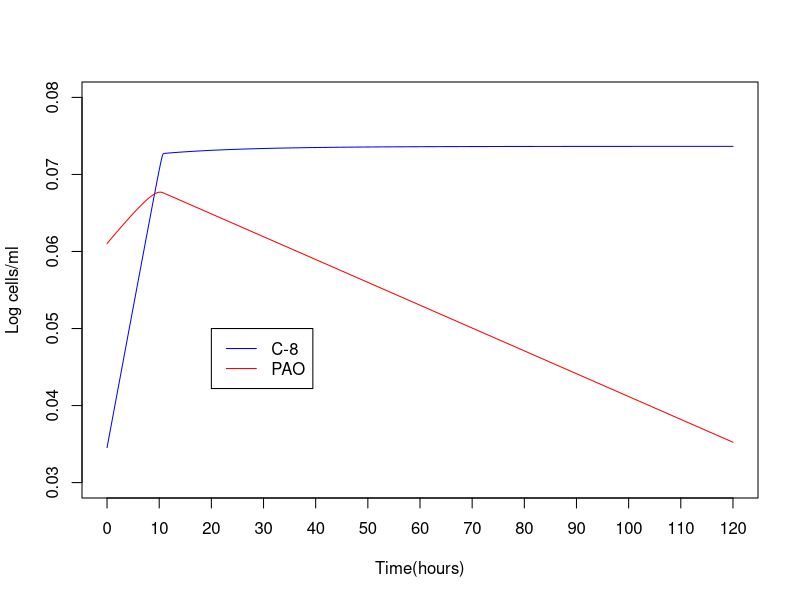
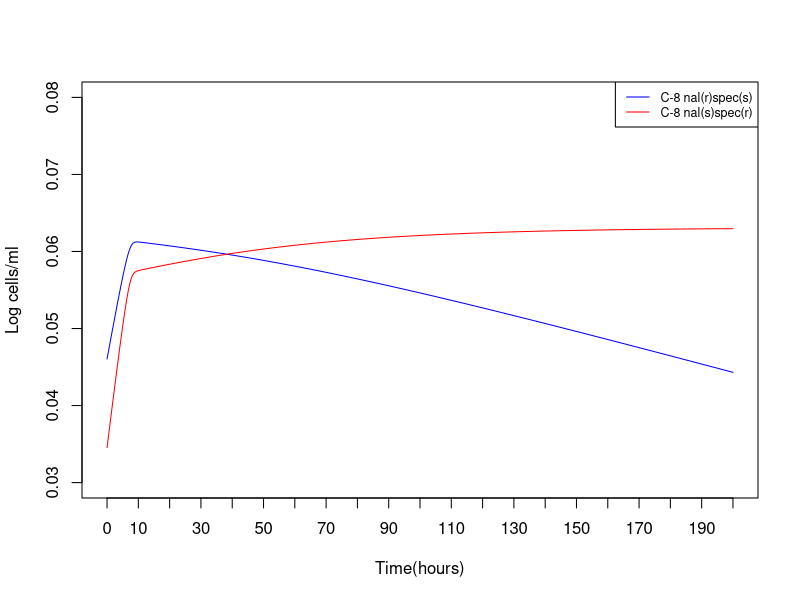
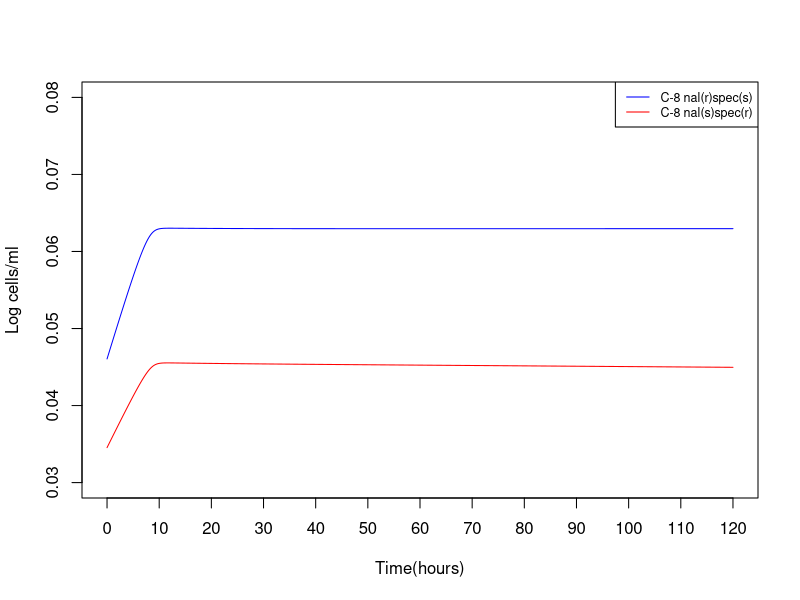

These charts were generated, in order, by the following R code:
## ---- chunk 1
library(deSolve)
## ---- chunk 2
###Parameters (time scale in seconds)
S_0 <- 1e-4
D <- (6.0e-2)/3600

y1 <- 2.5e10
K_S1 <- 3.0e-6
mu1 <- 0.81/3600
r1 <- 0.75/3600
J1 <- 2.4e-7

y2 <- 3.8e10
K_S2 <- 3.1e-4
mu2 <- 0.91/3600
r2 <- 0.85/3600
J2 <- 2.19e-5

parameters <- c(S_0=S_0, D=D, y1=y1, K_S1=K_S1, mu1=mu1, r1=r1, J1=J1, y2=y2, K_S2=K_S2, mu2=mu2, r2=r2, J2=J2)


NutriODE <- function(tt, init, parameters) {
  SS <- init[1]
  N1 <- init[2]
  N2 <- init[3]
  with(as.list(parameters), {
  dS.dt <- (S_0-SS)*D - mu1*SS*N1/(y1*(K_S1+SS)) - mu2*SS*N2/(y2*(K_S2+SS))
  dN1.dt <- mu1*SS*N1/(K_S1+SS) - D*N1
  dN2.dt <- mu2*SS*N2/(K_S2+SS) - D*N2
  return(list(c(dS.dt, dN1.dt, dN2.dt)))})
}

init <- c(SS=S_0, N1=1e3, N2=200*1e3)
tseq <- seq(0, 120*3600)

exper1.out <- lsoda( init, tseq, NutriODE, parameters)

plot(exper1.out[,1]/3600, log(exper1.out[,3])/200, col="blue", type="l", ylim = c(0.03, 0.08), xaxt = "n", xlab = "Time(hours)", ylab = "Log cells/ml")
lines(exper1.out[,1]/3600, log(exper1.out[,4])/200, col="red", type="l")
axis(side = 1, at = seq(0, length(exper1.out[,1])/3600, by=10))
legend(20, 0.05, c("C-8", "PAO"), col = c("blue", "red"), lty = c(1, 1))
## ---- chunk 3
S_0 <- 5e-6
D <- (7.5e-2)/3600

y1 <- 6.3e10
K_S1 <- 1.6e-6
mu1 <- 0.68/3600
r1 <- 0.61/3600
J1 <- 1.98e-7

y2 <- 6.2e10
K_S2 <- 1.6e-6
mu2 <- 0.96/3600
r2 <- 0.89/3600
J2 <- 1.35e-7

init <- c(SS=S_0, N1=100*1e2, N2=1e3)
tseq <- seq(0, 200*3600)

parameters <- c(S_0=S_0, D=D, y1=y1, K_S1=K_S1, mu1=mu1, r1=r1, J1=J1, y2=y2, K_S2=K_S2, mu2=mu2, r2=r2, J2=J2)

exper2.out <- lsoda( init, tseq, NutriODE, parameters)

plot(exper2.out[,1]/3600, log(exper2.out[,3])/200, col="blue", type="l", ylim = c(0.03, 0.08), xaxt = "n", xlab = "Time(hours)", ylab = "Log cells/ml")
lines(exper2.out[,1]/3600, log(exper2.out[,4])/200, col="red", type="l")
axis(side = 1, at = seq(0, length(exper2.out[,1])/3600, by=10))
legend("topright", c("C-8 nal(r)spec(s)", "C-8 nal(s)spec(r)"), col = c("blue", "red"), lty = c(1, 1), cex = 0.75)
## ---- chunk 4
S_0 <- 5e-6
D <- (7.5e-2)/3600

y1 <- 6.3e10
K_S1 <- 1.6e-6
mu1 <- 0.68/3600
r1 <- 0.61/3600
J1 <- 1.98e-7

y2 <- 6.2e10
K_S2 <- 0.9e-6
mu2 <- 0.41/3600
r2 <- 0.34/3600
J2 <- 1.99e-7

init <- c(SS=S_0, N1=100*1e2, N2=1e3)
tseq <- seq(0, 120*3600)

parameters <- c(S_0=S_0, D=D, y1=y1, K_S1=K_S1, mu1=mu1, r1=r1, J1=J1, y2=y2, K_S2=K_S2, mu2=mu2, r2=r2, J2=J2)

exper3.out <- lsoda( init, tseq, NutriODE, parameters)

plot(exper3.out[,1]/3600, log(exper3.out[,3])/200, col="blue", type="l", ylim = c(0.03, 0.08), xaxt = "n", xlab = "Time(hours)", ylab = "Log cells/ml")
lines(exper3.out[,1]/3600, log(exper3.out[,4])/200, col="red", type="l")
axis(side = 1, at = seq(0, length(exper3.out[,1])/3600, by=10))
legend("topright", c("C-8 nal(r)spec(s)", "C-8 nal(s)spec(r)"), col = c("blue", "red"), lty = c(1, 1), cex = 0.75)
